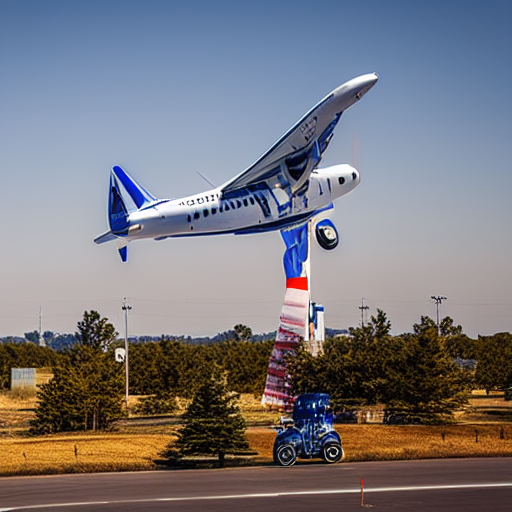
#> input picture hw2/syntetic_data/airplane/airplane_0000.png, 512 x 512 px, given in place of CV_hw_1.mp4, which was not available
$ jupyter execute --allow-errors HW1.ipynb   (text cells are left out)
#> lines starting #> are read from the running program, lines starting #| are printed output that depends on the picture; pictures that were not available may be replaced by others from this repository, and a replacement may not be noted
[cell 1]
import cv2
from google.colab.patches import cv2_imshow
import numpy as np
from tqdm import tqdm
import matplotlib.pyplot as plt


SMOOTHING_RADIUS = 30

[cell 2]
# реализация методов вычисления оптического потока

# LK - разреженный оптический поток
# [70 lines left out: functions calculate_KL, calculate_Farneback, not called in this run]

[cell 3]
# вспомогательные функции

def moving_average(curve, radius):
    window_size = 2 * radius + 1
    # ядро фильтра
    f = np.ones(window_size) / window_size
    # padding, чтобы длина массива не изменилась
    curve_pad = np.pad(curve, (radius, radius), 'edge')
    # свертка
    curve_smoothed = np.convolve(curve_pad, f, mode='same')
    # убираем padding, возвращаем исходный размер
    return curve_smoothed[radius:-radius]


def smooth_trajectory(trajectory, radius):
    # Сглаживает траекторию по осям X, Y, Угол
    smoothed = np.copy(trajectory)
    # 0 - x, 1 - y, 2 - angle
    for i in range(3):
        smoothed[:, i] = moving_average(trajectory[:, i], radius)
    return smoothed


# [12 lines left out: function plot_trajectory_graph, not called in this run]

[cell 4]
def video_processing(input_video_path, output_video_path, METHOD):

  # видео сравнение
#> called with METHOD = 'Farneback'
  output_video_path_diff = output_video_path.replace('.mp4', '_diff.mp4')

  cap = cv2.VideoCapture(input_video_path)
  if not cap.isOpened():
      print("Не удалось открыть видео")
      return

  # метаданные видео
  n_frames = int(cap.get(cv2.CAP_PROP_FRAME_COUNT))  # кол-во кадров
  w = int(cap.get(cv2.CAP_PROP_FRAME_WIDTH))   # ширина кадра
  h = int(cap.get(cv2.CAP_PROP_FRAME_HEIGHT))  # высота кадра
  fps = cap.get(cv2.CAP_PROP_FPS)  # частота

  print(f"---> Processing video: {n_frames} frames, {w}x{h}, {fps} FPS using {METHOD}")

  # Видеорайтер для сохранения
  fourcc = cv2.VideoWriter_fourcc(*'mp4v')
  # стабилизированное видео
  out_stab = cv2.VideoWriter(output_video_path, fourcc, fps, (w, h))
  # видео сравнения
  out_diff = cv2.VideoWriter(output_video_path_diff, fourcc, fps, (2 * w, h))

  ret, prev = cap.read() # первый кадр
#> prev is the input picture: shape (512, 512, 3); mean B, G, R 126.4, 120.3, 122.3
  # prev - матрица размера h x w x c=3 (rgb)
  # из ргб в чб
  prev_gray = cv2.cvtColor(prev, cv2.COLOR_BGR2GRAY)  # h x w x c=1
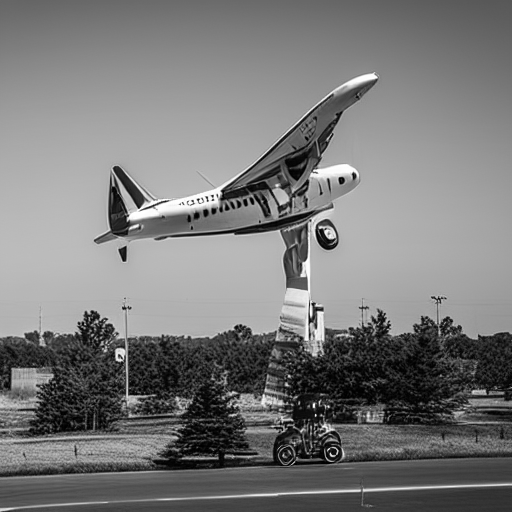
#> prev_gray: shape (512, 512); min 0, max 255, mean 121.6

  # Массив для сохранения смещений между кадрами [dx, dy, da]
  # n_frames - 1 трансформаций
  transforms = np.zeros((n_frames - 1, 3), np.float32)

  # вычисляем оптический поток
  print("Step 1: Calculating optical flow...")
  for frame_idx in tqdm(range(n_frames - 1)):
    # читаем следующий кадр
    success, curr = cap.read()
    if not success:
      break
    # из ргб в чб
    curr_gray = cv2.cvtColor(curr, cv2.COLOR_BGR2GRAY)  # h x w x c=1
    # вычисляем оптический поток покадрово разными методами
    if METHOD == 'LK':
      m = calculate_KL(prev_gray, curr_gray)
    elif METHOD == 'Farneback':
      m = calculate_Farneback(prev_gray, curr_gray)


    dx = m[0, 2]
    dy = m[1, 2]
    # угол поворота из матрицы (da = arctan(sin, cos))
    da = np.arctan2(m[1, 0], m[0, 0])

    transforms[frame_idx] = [dx, dy, da]

    # перезаписываем для следующего кадра
    prev_gray = curr_gray
#> after the loop, transforms = empty array

  # построение траектории
  # абсолютная траекторию (кумулятивная сумма смещений)
  trajectory = np.cumsum(transforms, axis=0)
#> trajectory = empty array

  # сглаживаем траекторию (скользящим средним)
  smoothed_trajectory = smooth_trajectory(trajectory, SMOOTHING_RADIUS)

  # разница между сглаженным путем и реальным (ошибка, которую нужно компенсировать)
  difference = smoothed_trajectory - trajectory
  transforms_smooth = difference

  # графики
  plot_trajectory_graph(trajectory,smoothed_trajectory, METHOD,output_plot_path)

  print("Step 2: Applying stabilization...")
  # Сбрасываем видеопоток на начальные кадр
  cap.set(cv2.CAP_PROP_POS_FRAMES, 0)
  # Читаем первый кадр снова, чтобы начать цикл записи
  cap.read()

  for i in tqdm(range(n_frames - 2)):
        success, frame = cap.read()
        if not success:
            break

        # поправки для текущего кадра
        dx = transforms_smooth[i, 0]
        dy = transforms_smooth[i, 1]
        da = transforms_smooth[i, 2]

        # матрица трансформации из (dx, dy, da)
        # сдвигает кадр на разницу между дрожащей и плавной траекторией
        m = np.zeros((2, 3), np.float32)
        m[0, 0] = np.cos(da)
        m[0, 1] = -np.sin(da)
        m[1, 0] = np.sin(da)
        m[1, 1] = np.cos(da)
        m[0, 2] = dx
        m[1, 2] = dy

        # аффинное преобразование к кадру
        frame_stabilized = cv2.warpAffine(frame, m, (w, h), borderMode=cv2.BORDER_REPLICATE)

        # сохраняем стабилизированное видео
        out_stab.write(frame_stabilized)

        # объединяем кадры для сравнения (Original | Stabilized)
        combined = np.concatenate((frame, frame_stabilized), axis=1)

        # Добавляем текст на кадр
        cv2.putText(combined, "Original", (10, 30), cv2.FONT_HERSHEY_SIMPLEX, 0.8, (0, 0, 255), 2)
        cv2.putText(combined, f"Stabilized ({METHOD})", (w + 10, 30), cv2.FONT_HERSHEY_SIMPLEX, 0.8, (0, 255, 0), 2)

        out_diff.write(combined)


  cap.release()
  out_stab.release()
  out_diff.release()

  cv2.destroyAllWindows()

  print(f"Stabilized video saved to: {output_video_path}")
  print(f"Comparison video saved to: {output_video_path_diff}")
  print(f"Plot saved to {output_plot_path}")

[cell 5]
# Farneback - плотный оптический поток
# LK - разреженный оптический поток
METHOD = 'Farneback'

# input_path = 'video_data/cv_HW1.mp4'
input_video_path = "/content/drive/MyDrive/ИПИИ'25 вышка/CV/video_data/CV_hw_1.mp4"
output_video_path = f"/content/drive/MyDrive/ИПИИ'25 вышка/CV/video_data/CV_hw_1_stabilized_result_{METHOD}.mp4"
output_plot_path = f"/content/drive/MyDrive/ИПИИ'25 вышка/CV/video_data/trajectory_plot_{METHOD}.png" # Путь для графика

#> (the rest of this cell did not finish here and is left out)

[cell 6]
# Farneback - плотный оптический поток
# LK - разреженный оптический поток
METHOD = 'LK'

# input_path = 'video_data/cv_HW1.mp4'
input_video_path = "/content/drive/MyDrive/ИПИИ'25 вышка/CV/video_data/CV_hw_1.mp4"
output_video_path = f"/content/drive/MyDrive/ИПИИ'25 вышка/CV/video_data/CV_hw_1_stabilized_result_{METHOD}.mp4"
output_plot_path = f"/content/drive/MyDrive/ИПИИ'25 вышка/CV/video_data/trajectory_plot_{METHOD}.png" # Путь для графика

#> (the rest of this cell did not finish here and is left out)


$ run again, on hw2/syntetic_data/airplane/airplane_0001.png
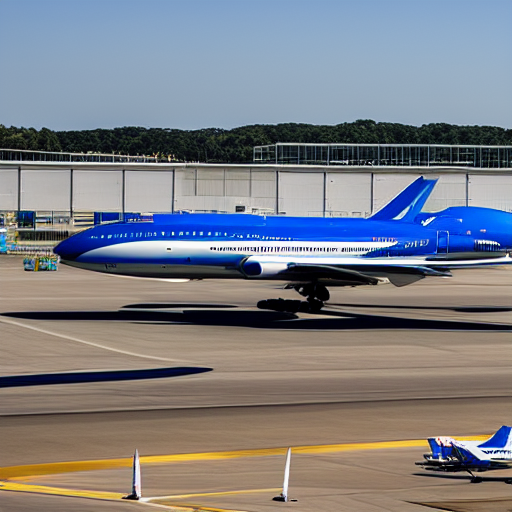
#> input picture hw2/syntetic_data/airplane/airplane_0001.png, 512 x 512 px, given in place of CV_hw_1.mp4, which was not available
#> in video_processing, prev is the input picture: shape (512, 512, 3); mean B, G, R 133.7, 127, 124.8
#> in video_processing, `prev_gray = cv2.cvtColor(prev, cv2.COLOR_BGR2GRAY)`:
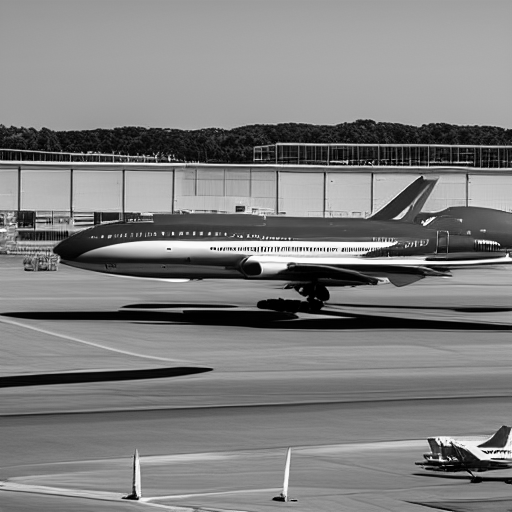
#> prev_gray: shape (512, 512); min 0, max 255, mean 127.1
#> after the loop in video_processing, `for frame_idx in tqdm(range(n_frames - 1)):`: transforms = empty array

$ run again, on hw2/syntetic_data/airplane/airplane_0003.png
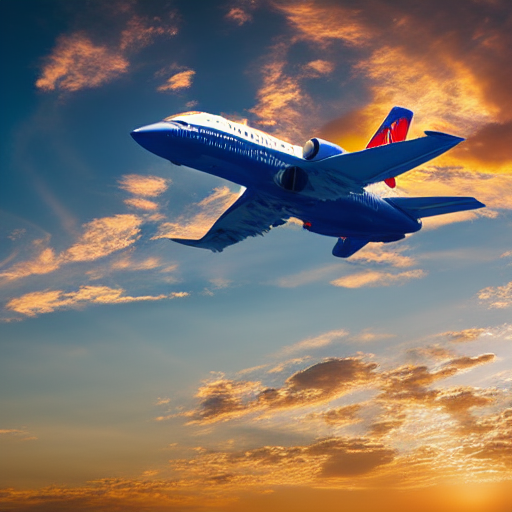
#> input picture hw2/syntetic_data/airplane/airplane_0003.png, 512 x 512 px, given in place of CV_hw_1.mp4, which was not available
#> in video_processing, prev is the input picture: shape (512, 512, 3); mean B, G, R 106.5, 115.8, 128
#> in video_processing, `prev_gray = cv2.cvtColor(prev, cv2.COLOR_BGR2GRAY)`:
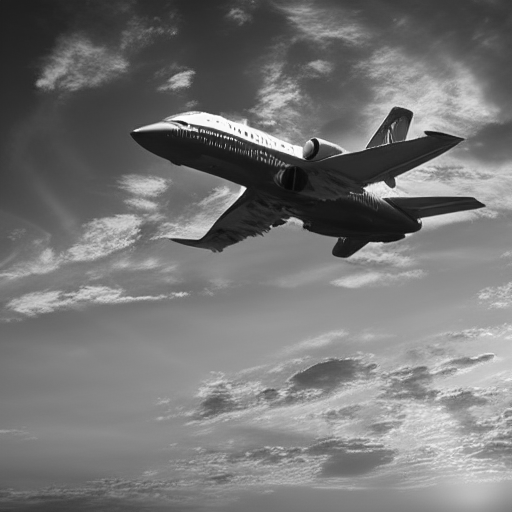
#> prev_gray: shape (512, 512); min 7, max 255, mean 118.4
#> after the loop in video_processing, `for frame_idx in tqdm(range(n_frames - 1)):`: transforms = empty array

$ run again, on hw2/syntetic_data/airplane/airplane_0004.png
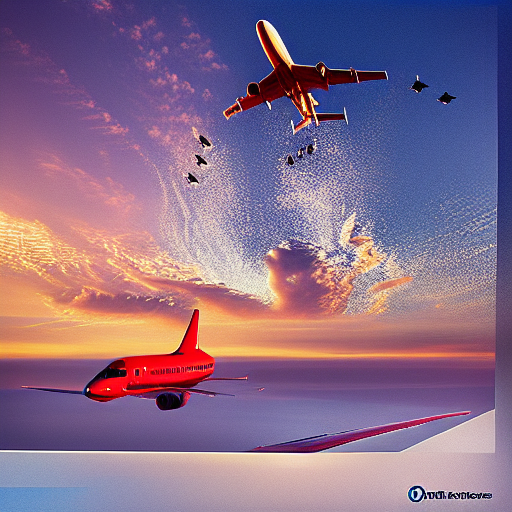
#> input picture hw2/syntetic_data/airplane/airplane_0004.png, 512 x 512 px, given in place of CV_hw_1.mp4, which was not available
#> in video_processing, prev is the input picture: shape (512, 512, 3); mean B, G, R 137.1, 109.3, 137.4
#> in video_processing, `prev_gray = cv2.cvtColor(prev, cv2.COLOR_BGR2GRAY)`:
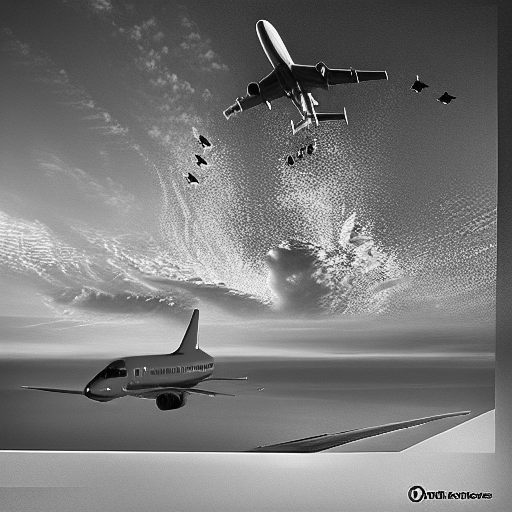
#> prev_gray: shape (512, 512); min 0, max 255, mean 120.9
#> after the loop in video_processing, `for frame_idx in tqdm(range(n_frames - 1)):`: transforms = empty array
